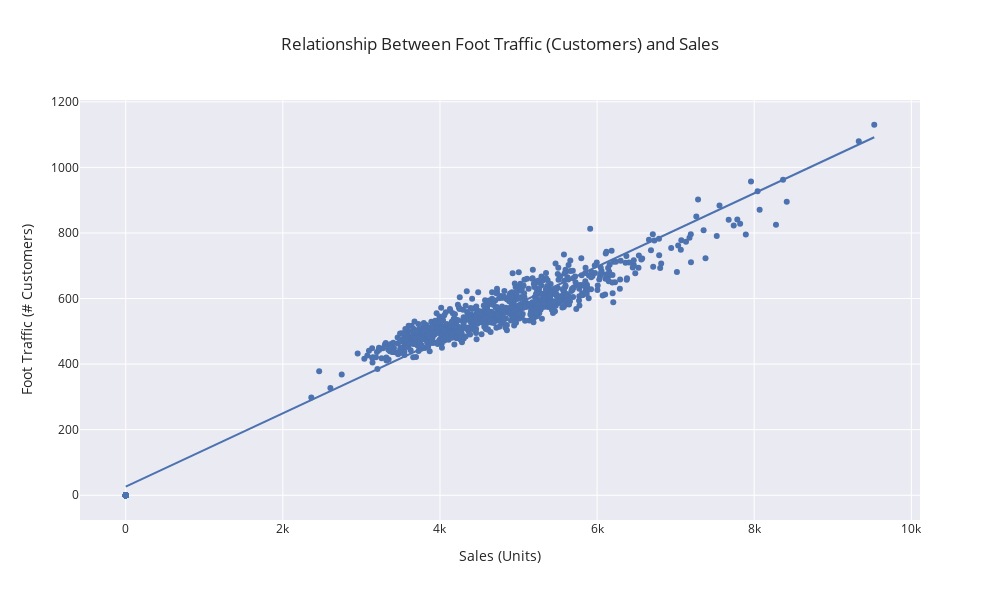

Source (notebook cell):
### Code cell
fig = px.scatter(ts_1,x='Sales',y='Customers',
           title='Relationship Between Foot Traffic (Customers) and Sales',
           trendline='ols')

fig.update_layout(xaxis_title='Sales (Units)',
                  yaxis_title='Foot Traffic (# Customers)',
                  width=1000,
                  height=600)

### Figure 1 — Plotly figure (JSON) as saved in the notebook; plotly's stock layout.template omitted (floating-point values rounded to 4 significant figures; data arrays with more than 128 entries replaced by an {"elided": "..."} marker saying what was removed)
{"data": [{"hovertemplate": "Sales=%{x}<br>Customers=%{y}<extra></extra>", "legendgroup": "", "marker": {"color": "rgb(76,114,176)", "symbol": "circle"}, "mode": "markers", "name": "", "orientation": "v", "showlegend": false, "type": "scatter", "x": {"elided": "942 int values"}, "xaxis": "x", "y": {"elided": "942 int values"}, "yaxis": "y"}, {"hovertemplate": "<b>OLS trendline</b><br>Customers = 0.111811 * Sales + 26.4729<br>R<sup>2</sup>=0.968928<br><br>Sales=%{x}<br>Customers=%{y} <b>(trend)</b><extra></extra>", "legendgroup": "", "marker": {"color": "rgb(76,114,176)", "symbol": "circle"}, "mode": "lines", "name": "", "showlegend": false, "type": "scatter", "x": {"elided": "942 int values"}, "xaxis": "x", "y": {"elided": "942 float values"}, "yaxis": "y"}], "layout": {"height": 600, "legend": {"tracegroupgap": 0}, "title": {"text": "Relationship Between Foot Traffic (Customers) and Sales"}, "width": 1000, "xaxis": {"anchor": "y", "domain": [0, 1], "title": {"text": "Sales (Units)"}}, "yaxis": {"anchor": "x", "domain": [0, 1], "title": {"text": "Foot Traffic (# Customers)"}}}}
